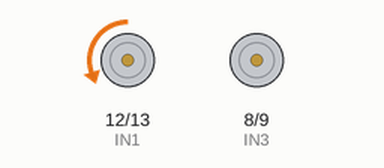
Bench run of a sketch on a simulated Arduino Uno, built with avr-gcc and run on an emulated ATmega328P. Shown: motor-driver pin pairs drawn as motors (green arrow = first pin HIGH = forward, orange = second pin HIGH = backward, longer = more drive, scaled by the enable pin).

Above: at 1.7 s.
At 4.2 s:
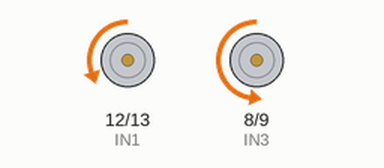
At 7.0 s:
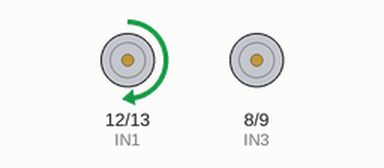
At 9.5 s:
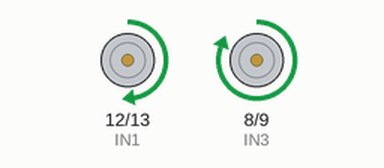
Timing chart, 0 to 13.9 s (numbered marks = the images above):
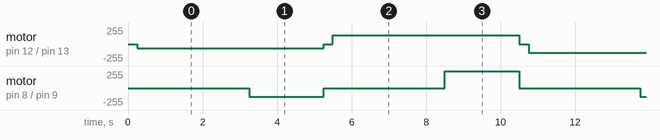

The sketch:

Lecture_7_1.ino
```cpp
#define EN1 11
#define EN2 10
#define IN1 12
#define IN2 13
#define IN3 8
#define IN4 9

void AllStop(void);

void setup() {
  pinMode(EN1, OUTPUT);
  pinMode(EN2, OUTPUT);
  pinMode(IN1, OUTPUT);
  pinMode(IN2, OUTPUT);
  pinMode(IN3, OUTPUT);
  pinMode(IN4, OUTPUT);
  digitalWrite(EN1, HIGH);
  digitalWrite(EN2, HIGH);
  AllStop();
}

void loop() {
  analogWrite(EN1, 63);   // 50% duty cycle for motor 1
  analogWrite(EN2, 128);  // 100% duty cycle for motor 2

  digitalWrite(IN1, LOW);
  digitalWrite(IN2, HIGH);
  delay(3000);

  digitalWrite(IN3, LOW);
  digitalWrite(IN4, HIGH);
  delay(2000);

  AllStop();

  analogWrite(EN1, 128);  // 50% duty cycle for motor 1
  analogWrite(EN2, 255);

  digitalWrite(IN1, HIGH);
  digitalWrite(IN2, LOW);
  delay(3000);

  digitalWrite(IN3, HIGH);
  digitalWrite(IN4, LOW);
  delay(2000);

  AllStop();
}

void AllStop(void) {
  analogWrite(EN1, 0);  // Stop motor 1
  analogWrite(EN2, 0);  // Stop motor 2
  digitalWrite(IN1, LOW);
  digitalWrite(IN2, LOW);
  digitalWrite(IN3, LOW);
  digitalWrite(IN4, LOW);
  delay(250);
}
```

Measured:
- by itself, motor on pin 12 (IN1) / pin 13 (IN2): repeats every 10.5 s: stopped 0.25 s, forward 128/255 5.0 s, stopped 0.25 s, backward 128/255 5.0 s
- by itself, motor on pin 8 (IN3) / pin 9 (IN4): repeats every 10.5 s: stopped 3.3 s, forward 255/255 2.0 s, stopped 3.3 s, backward 128/255 2.0 s
